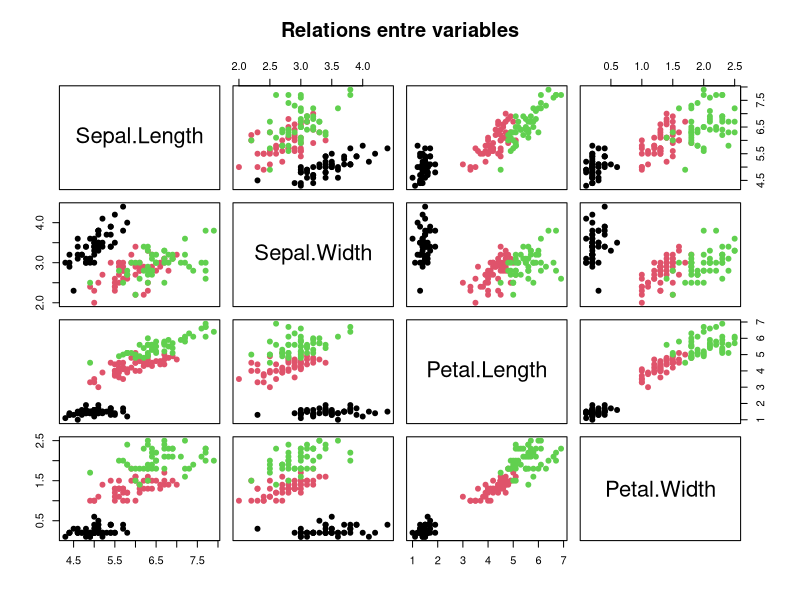
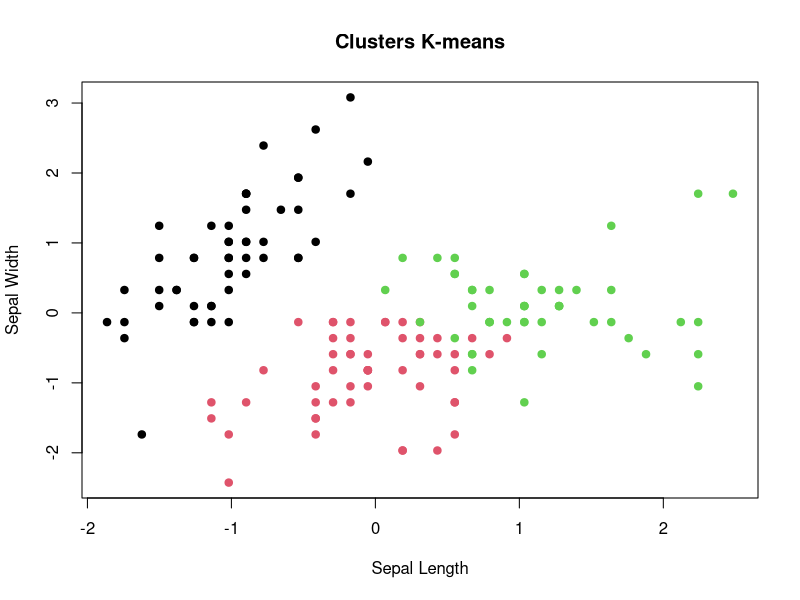
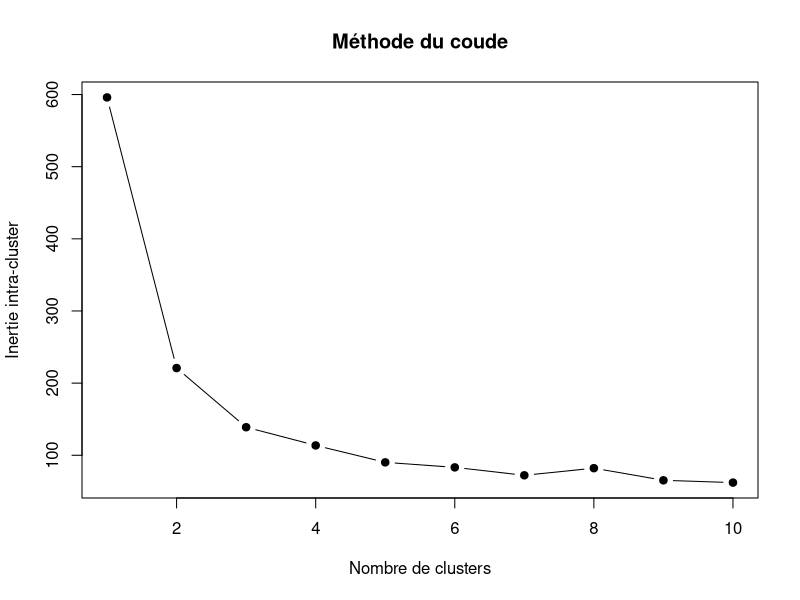
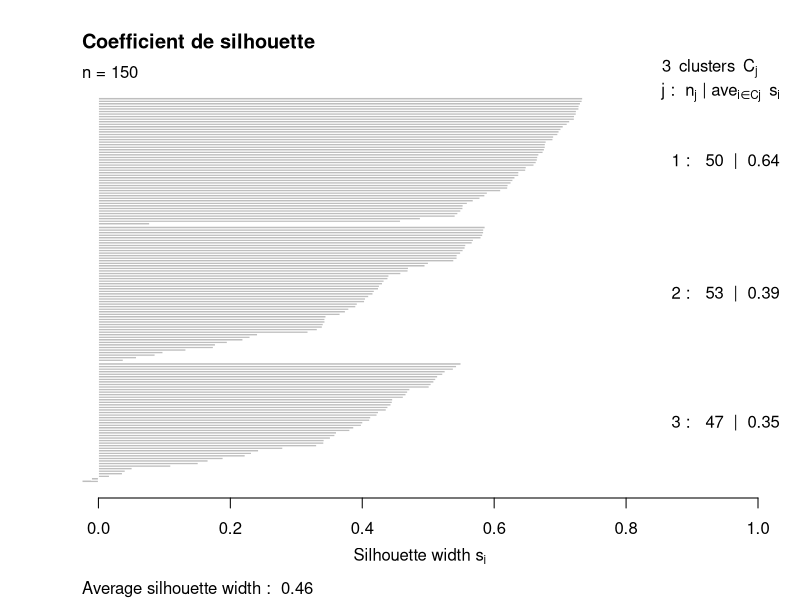
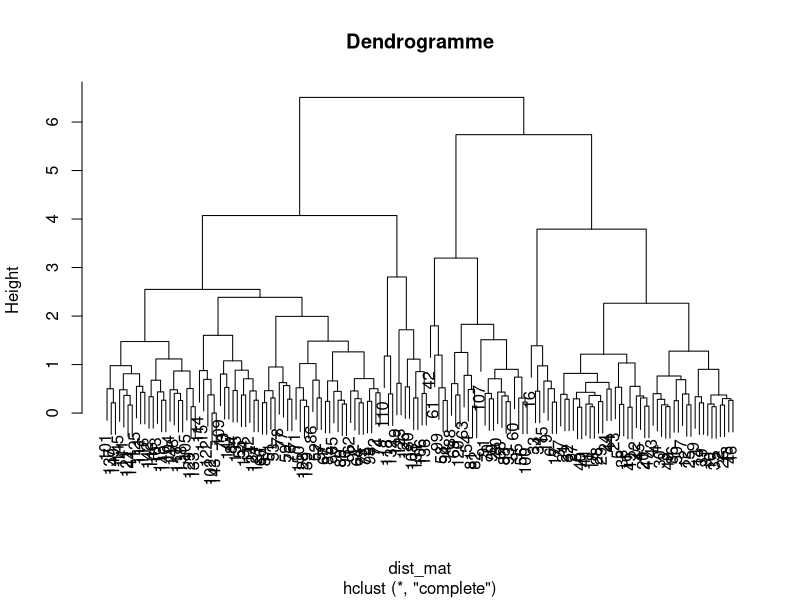
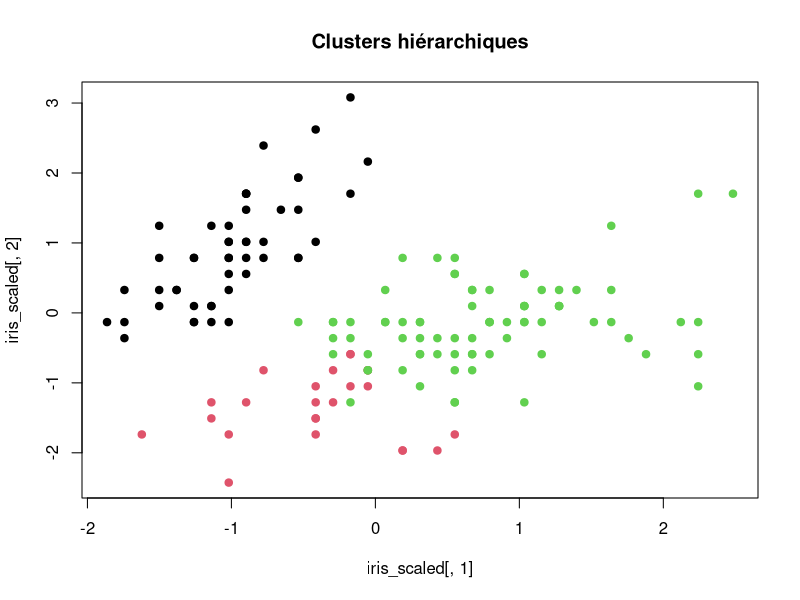

Reproduce these figures in R, in order.
#############################################
# TP MODULE 5 — CLUSTERING
#############################################

#############################################
# 1) Chargement des données
#############################################

data(iris)

head(iris)
summary(iris)

#############################################
# 2) Visualisation des données
#############################################

pairs(iris[,1:4],
      col = iris$Species,
      pch = 19,
      main = "Relations entre variables")

#############################################
# 3) Prétraitement : standardisation
#############################################

iris_num <- iris[,1:4]

iris_scaled <- scale(iris_num)

#############################################
# 4) K-means clustering
#############################################

set.seed(123)

kmeans_res <- kmeans(iris_scaled, centers = 3)

kmeans_res

#############################################
# 5) Visualisation des clusters
#############################################

plot(iris_scaled[,1], iris_scaled[,2],
     col = kmeans_res$cluster,
     pch = 19,
     xlab = "Sepal Length",
     ylab = "Sepal Width",
     main = "Clusters K-means")

#############################################
# 6) Centres des clusters
#############################################

print("Centres des clusters :")
print(kmeans_res$centers)

#############################################
# 7) Comparaison avec les vraies espèces
#############################################

table(Clusters = kmeans_res$cluster,
      Species = iris$Species)

#############################################
# 8) Méthode du coude
#############################################

wss <- numeric(10)

for(i in 1:10){
  
  km <- kmeans(iris_scaled, centers = i)
  
  wss[i] <- km$tot.withinss
}

plot(1:10, wss,
     type = "b",
     pch = 19,
     xlab = "Nombre de clusters",
     ylab = "Inertie intra-cluster",
     main = "Méthode du coude")

#############################################
# 9) Silhouette
#############################################

if(!require(cluster)) install.packages("cluster")

library(cluster)

sil <- silhouette(kmeans_res$cluster,
                  dist(iris_scaled))

plot(sil,
     main = "Coefficient de silhouette")

#############################################
# 10) Clustering hiérarchique
#############################################

dist_mat <- dist(iris_scaled)

hc <- hclust(dist_mat)

plot(hc,
     main = "Dendrogramme")

#############################################
# 11) Découpage de l'arbre
#############################################

clusters_hc <- cutree(hc, k = 3)

plot(iris_scaled[,1], iris_scaled[,2],
     col = clusters_hc,
     pch = 19,
     main = "Clusters hiérarchiques")

#############################################
# 12) Comparaison K-means vs hiérarchique
#############################################

table(Kmeans = kmeans_res$cluster,
      Hierarchical = clusters_hc)
